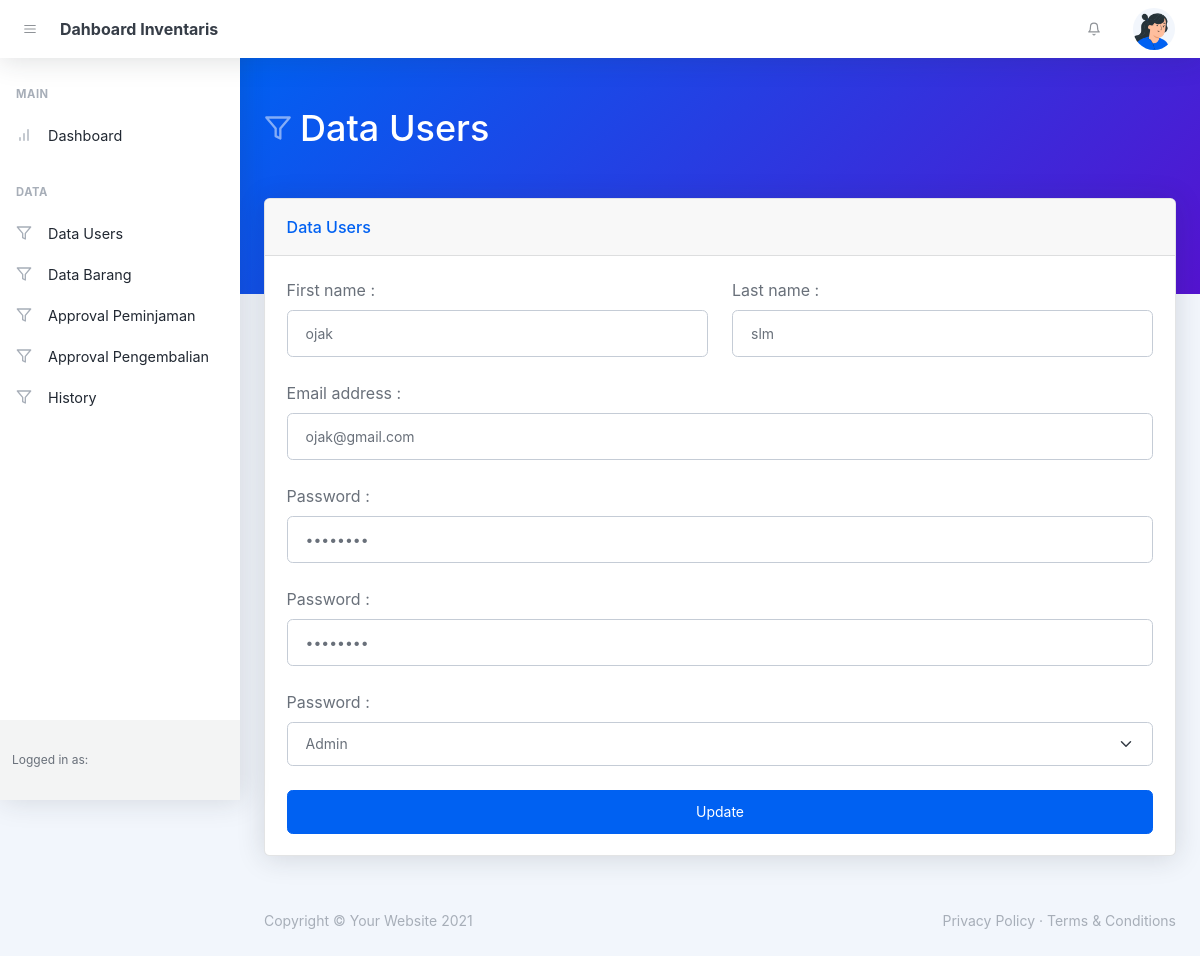
The page /Pages/Admin/v_form_users.php?id=2 on the database its author committed.
### tables this page shows
CREATE TABLE `users` (
  `id` int(5) NOT NULL,
  `first_name` varchar(30) NOT NULL,
  `last_name` varchar(30) NOT NULL,
  `email` text NOT NULL,
  `password` varchar(30) NOT NULL,
  `level` varchar(25) NOT NULL
);

### Pages/Admin/v_form_users.php (the view, shortened to what this page needs)
<!DOCTYPE html>
<html lang="en">
    <head>
        <link href="https://cdn.jsdelivr.net/npm/simple-datatables@latest/dist/style.css" rel="stylesheet" />
        <link href="../assets/css/styles.css" rel="stylesheet" />
    </head>
    <body class="nav-fixed">
        <nav class="topnav navbar navbar-expand shadow justify-content-between justify-content-sm-start navbar-light bg-white" id="sidenavAccordion">
            <button class="btn btn-icon btn-transparent-dark order-1 order-lg-0 me-2 ms-lg-2 me-lg-0" id="sidebarToggle"><i data-feather="menu"></i></button>
            <a class="navbar-brand pe-3 ps-4 ps-lg-2" href="v_home.php">Dahboard Inventaris</a>
            <ul class="navbar-nav align-items-center ms-auto">
                <li class="nav-item dropdown no-caret d-none d-sm-block me-3 dropdown-notifications">
                    <a class="btn btn-icon btn-transparent-dark dropdown-toggle" id="navbarDropdownAlerts" href="javascript:void(0);" role="button" data-bs-toggle="dropdown" aria-haspopup="true" aria-expanded="false"><i data-feather="bell"></i></a>
                </li>
                <li class="nav-item dropdown no-caret dropdown-user me-3 me-lg-4">
                    <a class="btn btn-icon btn-transparent-dark dropdown-toggle" id="navbarDropdownUserImage" href="javascript:void(0);" role="button" data-bs-toggle="dropdown" aria-haspopup="true" aria-expanded="false"><img class="img-fluid" src="../assets/images/profile-1.png" /></a>
                </li>
            </ul>
        </nav>
        <div id="layoutSidenav">
            <div id="layoutSidenav_nav">
                <nav class="sidenav shadow-right sidenav-light">
                    <div class="sidenav-menu">
                        <div class="nav accordion" id="accordionSidenav">
                            <div class="sidenav-menu-heading">Main</div>
                            <a class="nav-link" href="v_home.php">
                                <div class="nav-link-icon"><i data-feather="bar-chart"></i></div>
                                Dashboard
                            </a>
                        </div>
                        <div class="nav accordion" id="accordionSidenav">
                            <div class="sidenav-menu-heading">Data</div>
                            <a class="nav-link" href="v_data_users.php">
                                <div class="nav-link-icon"><i data-feather="filter"></i></div>
                                Data Users
                            </a>
                            <a class="nav-link" href="v_data_barang.php">
                                <div class="nav-link-icon"><i data-feather="filter"></i></div>
                                Data Barang
                            </a>
                            <a class="nav-link" href="v_data_approval_peminjaman.php">
                                <div class="nav-link-icon"><i data-feather="filter"></i></div>
                                Approval Peminjaman
                            </a>
                            <a class="nav-link" href="v_data_approval_pengembalian.php">
                                <div class="nav-link-icon"><i data-feather="filter"></i></div>
                                Approval Pengembalian
                            </a>
                            <a class="nav-link" href="v_history.php">
                                <div class="nav-link-icon"><i data-feather="filter"></i></div>
                                History
                            </a>
                        </div>
                    </div>
                    <div class="sidenav-footer">
                        <div class="sidenav-footer-content">
                            <div class="sidenav-footer-subtitle">Logged in as:</div>
                        </div>
                    </div>
                </nav>
            </div>
            <div id="layoutSidenav_content">
                <main>
                    <header class="page-header page-header-dark bg-gradient-primary-to-secondary pb-10">
                        <div class="container-xl px-4">
                            <div class="page-header-content pt-4">
                                <div class="row align-items-center justify-content-between">
                                    <div class="col-auto mt-4">
                                        <h1 class="page-header-title">
                                            <div class="page-header-icon"><i data-feather="filter"></i></div>
                                            Data Users
                                        </h1>
                                    </div>
                                </div>
                            </div>
                        </div>
                    </header>
                    <div class="container-xl px-4 mt-n10">
                        <div class="card mb-4">
                            <div class="card-header">Data Users</div>
                            <div class="card-body">
                            <?php
                                if(isset($_GET['id'])) {
                                    include '../../Models/config.php';
                                    $id = $_GET['id'];
                                    $data = mysqli_query($mysqli,"select * from users where id='$id'");
                                    while($d = mysqli_fetch_array($data)){
                                    ?>
                                    <form method="POST" action="../../Models/update_users.php">
                                        <div class="row">
                                            <div class="col-md-6 mb-4">
                                            <div class="form-outline">
                                                <label class="form-label" for="form3Example1">First name :</label>
                                                <input type="text" id="form3Example1" name="first_name" value="<?php echo $d['first_name']; ?>" class="form-control" required/>
                                            </div>
                                            </div>
                                            <div class="col-md-6 mb-4">
                                            <div class="form-outline">
                                                <label class="form-label" for="form3Example2">Last name :</label>
                                                <input type="text" id="form3Example2" name="last_name" value="<?php echo $d['last_name']; ?>" class="form-control" required/>
                                            </div>
                                            </div>
                                        </div>
                                        <div class="form-outline mb-4">
                                            <label class="form-label" for="form3Example3">Email address :</label>
                                            <input type="email" id="form3Example3" name="email" value="<?php echo $d['email']; ?>" class="form-control" required/>
                                        </div>
                                        <div class="form-outline mb-4">
                                            <label class="form-label" for="form3Example4">Password :</label>
                                            <input type="password" name="password" id="form3Example4" value="<?php echo $d['password']; ?>" class="form-control" required/>
                                        </div>
                                        <div class="form-outline mb-4">
                                            <label class="form-label" for="form3Example4">Password :</label>
                                            <input type="password" name="password" id="form3Example4" value="<?php echo $d['password']; ?>" class="form-control" required/>
                                        </div>
                                        <div class="form-outline mb-4">
                                            <label class="form-label" for="form3Example4">Password :</label>
                                            <select class="form-select" id="inputGroupSelect01" name="level" required>
                                                <?php
                                                    if ($d['level']=='Admin') {
                                                        ?>
                                                        <option value="Admin" selected>Admin</option>
                                                        <?php
                                                    }else{
                                                        ?>
                                                        <option selected>Choose...</option>
                                                        <option value="Admin">Admin</option>
                                                        <option value="User" selected>User</option>
                                                        <?php
                                                    }
                                                ?>
                                            </select>
                                        </div>
                                        <div class="d-grid gap-2">
                                            <button class="btn btn-primary" type="submit">Update</button>
                                        </div>
                                    </form>
                                    <?php
                                    }
                                }
                            ?>
                        </div>
                    </div>
                </main>
                <footer class="footer-admin mt-auto footer-light">
                    <div class="container-xl px-4">
                        <div class="row">
                            <div class="col-md-6 small">Copyright © Your Website 2021</div>
                            <div class="col-md-6 text-md-end small">
                                <a href="#!">Privacy Policy</a>
                                ·
                                <a href="#!">Terms &amp; Conditions</a>
                            </div>
                        </div>
                    </div>
                </footer>
            </div>
        </div>
</body>
</html>

### rows shown on the page
users: first_name "ojak", last_name "slm", email "ojak@gmail.com", level "Admin"
